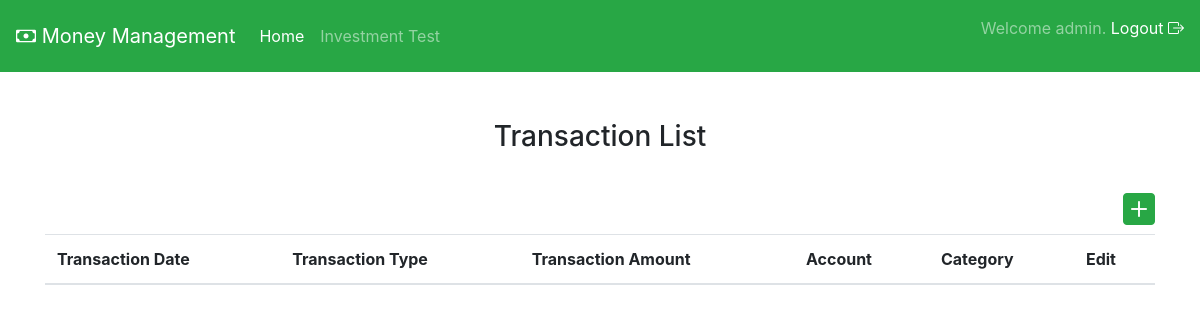
The app's page /transaction (signed in), older data.
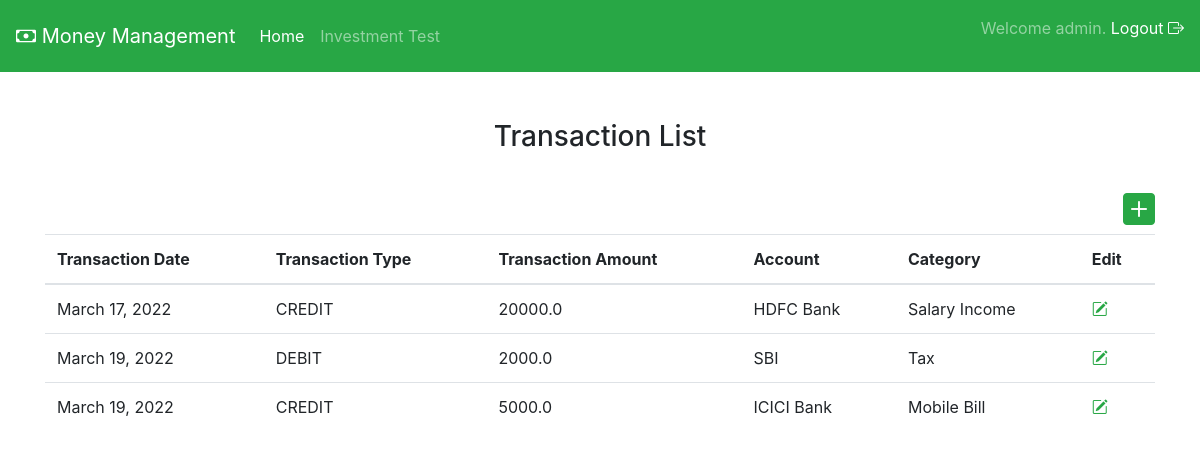
The same page, newer data.
### savings/models.py (models this page shows, shortened)
class BankTransactions(models.Model):
    txn_type_choices = [
        ('CREDIT', 'CREDIT'),
        ('DEBIT', 'DEBIT')
        ]
    txn_date = models.DateField()
    txn_type = models.CharField(max_length=10, choices=txn_type_choices)
    txn_amount = models.FloatField()
    bank_account = models.ForeignKey(BankAccount, on_delete=models.SET_NULL, null=True, blank=True)
    owner = models.ForeignKey(User, on_delete=models.SET_NULL, null=True, blank=True)
    txn_category = models.ForeignKey(TransactionCategory, on_delete=models.SET_NULL, null=True, blank=True)

class BankAccount(models.Model):
    acct_types = [
        ('SAVING', 'SAVING'),
        ('FD', 'FD'),
        ('PPF', 'PPF')
    ]
    acct_number = models.CharField(max_length=30)
    acct_type = models.CharField(max_length=10, choices=acct_types)
    acct_name = models.CharField(max_length=30)
    owner = models.ForeignKey(User, on_delete=models.SET_NULL, null=True, blank=True)
    initial_balance = models.FloatField()
    balance = models.FloatField(default=0)

class TransactionCategory(models.Model):
    category = models.CharField(max_length=50)

### savings/views.py (the view)
# urls.py: path('transaction', views.get_bank_transaction, name='get_acct_transaction'),
@login_required()
def get_bank_transaction(request):
    transactions = BankTransactions.objects.filter(owner=request.user)
    print(transactions)
    context = {"transactions": transactions}
    return render(request, "savings/transaction_list.html", context=context)

### savings/templates/savings/transaction_list.html (shortened to what this page needs)
{% extends 'home/base.html' %}
{% block body_block %}
<div class="container">
    <div class="text-center">
        <h3>Transaction List</h3>
        <br>
    </div>
    <div class="text-right">
        <a href="{% url 'add_acct_transaction'%}"><i class="bi bi-plus-square-fill text-success" style="font-size: 2rem; color: cornflowerblue;"></i></a>
    </div>
    <table class="table  table-hover">
        <thead>
        <tr>
            <th scope="col">Transaction Date</th>
            <th scope="col">Transaction Type</th>
            <th scope="col">Transaction Amount</th>
            <th scope="col">Account</th>
            <th scope="col">Category</th>
            <th >Edit</th>
        </tr>
        </thead>
        <tbody>
            {% for txn in transactions %}
            <tr>
                <td>{{txn.txn_date }}</td>
                <td>{{txn.txn_type }}</td>
                <td>{{txn.txn_amount }}</td>
                <td>{{txn.bank_account.acct_name }}</td>
                <td>{{txn.txn_category.category }}</td>
                <td><a href="{% url 'get_acct_transaction' %}/update/{{txn.id}}"><i class="bi bi-pencil-square text-success" style="font-size: 1rem; color: cornflowerblue;"></i></a></td>
            </tr>
            {% endfor %}
        </tbody>
    </table>
</div>
{% endblock %}

### home/templates/home/base.html (shortened to what this page needs)
<!DOCTYPE html>
<html lang="en">
<head>
    <link rel='stylesheet' href='https://cdn.datatables.net/1.10.20/css/dataTables.bootstrap.min.css'>
    <link rel='stylesheet' href='https://cdn.datatables.net/1.10.20/css/jquery.dataTables.min.css'>
    <link rel='stylesheet' href='https://cdn.datatables.net/buttons/1.6.0/css/buttons.dataTables.min.css'>
    <link rel="stylesheet" href="https://cdn.jsdelivr.net/npm/bootstrap@4.6.0/dist/css/bootstrap.min.css">
    <link rel="stylesheet" href="https://cdn.jsdelivr.net/npm/bootstrap-icons@1.5.0/font/bootstrap-icons.css">
    <link href="https://cdn.jsdelivr.net/npm/select2@4.1.0-rc.0/dist/css/select2.min.css" rel="stylesheet" />
</head>
<body>
<nav class="navbar navbar-expand-lg navbar-dark bg-success">
    <a class="navbar-brand" href="#"><i class="bi bi-cash"></i> Money Management</a>
    <div class="collapse navbar-collapse" id="navbarText">
        <ul class="navbar-nav mr-auto">
            {% if user.is_authenticated %}
            <li class="nav-item active">
                <a class="nav-link" href="{% url 'home' %}">Home <span class="sr-only">(current)</span></a>
            </li>
            {% endif %}
            <li class="nav-item">
                <a class="nav-link" href="{% url 'inv_return_test' %}">Investment Test</a>
            </li>
        </ul>
        <span class="navbar-text">
            {% if user.is_authenticated %}
            <p>Welcome {{ user.username }}.
                <a href="{% url 'logout' %}">Logout <i class="bi bi-box-arrow-right"></i></a>
            </p>
            {% else %}
            <p>Welcome Guest <a href="{% url 'login' %}">Login <i class="bi bi-box-arrow-left"></i></a></p>
            {% endif %}
        </span>
    </div>
</nav>
<br><br>
{% block body_block %}
{% endblock %}
</body>
</html>

Row changes from the older to the newer data that the page shows:
added BankTransactions: txn_date "March 17, 2022", txn_type "CREDIT", txn_amount "20000.0", bank_account.acct_name "HDFC Bank", txn_category.category "Salary Income"
added BankTransactions: txn_date "March 19, 2022", txn_type "DEBIT", txn_amount "2000.0", bank_account.acct_name "SBI", txn_category.category "Tax"
added BankTransactions: txn_date "March 19, 2022", txn_type "CREDIT", txn_amount "5000.0", bank_account.acct_name "ICICI Bank", txn_category.category "Mobile Bill"
